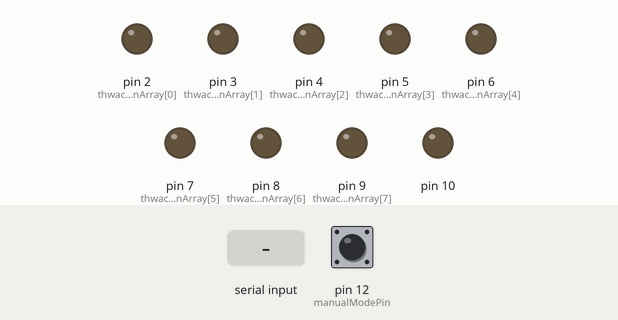
The sketch below on a simulated Arduino Uno, built with avr-gcc and run on an emulated ATmega328P. Shown: output pins drawn as LEDs (lit = HIGH). The inputs (shaded band) are chosen by the test bench; at power-on: pin 12 (manualModePin) HIGH.

Above: at 1.2 s.
1.3 s: pin 12 (manualModePin) pulled LOW for 0.15 s
At 2.45 s:
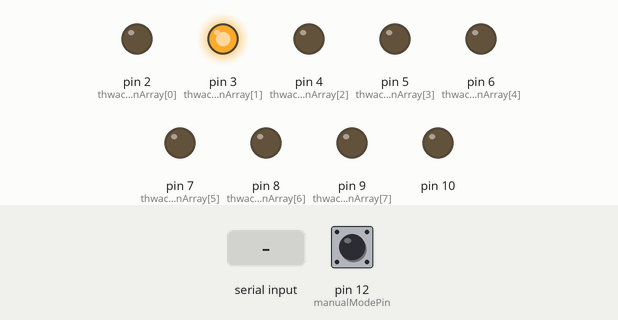
At 3.55 s:
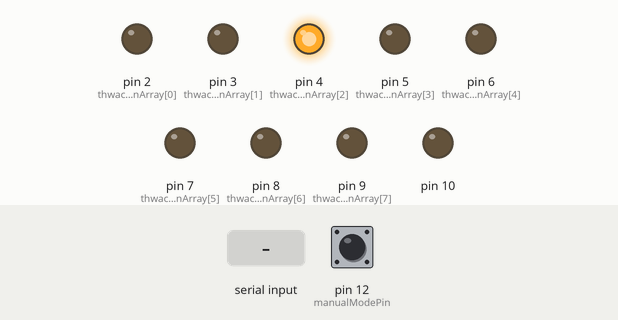
4.4 s: "1\n" received over Serial
7.4 s: pin 12 (manualModePin) pulled LOW for 3.2 s
At 19.3 s:
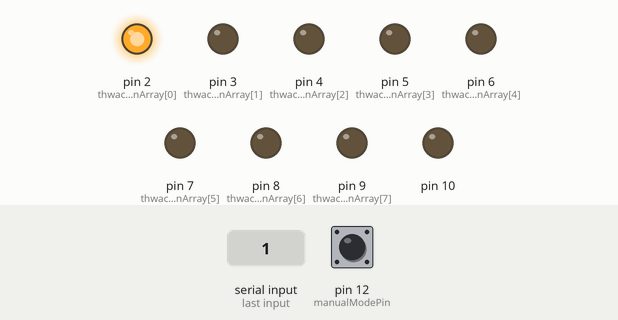
Timing chart, 0 to 20.4 s (numbered marks = the images above; inputs shaded):
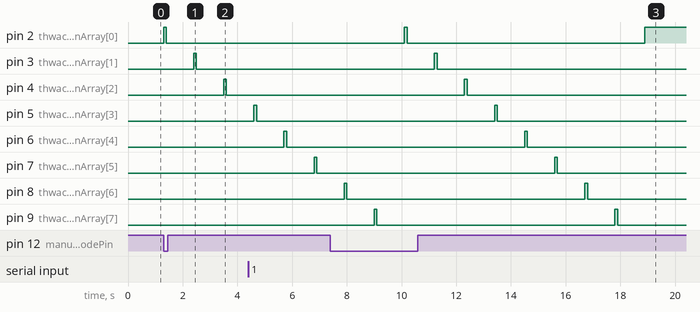

The sketch:

SFM_MakerFaire_a_thwacker.pde
```cpp
/*
 Store Front Music Demo
 Language: Arduino
 Name: SFM_GOOD_a_twacker.pde

 This code recieves a string of information from a processing sketch
 and does or does not "thwak" different items accordingly.

 The processing sketch is called
 SFM_GOOD_p_demo.pde

 This version was for demoing how SFM worked to the folks from
 GOOD Magaizine in November, 2010. It used LEDs instead of actual
 solenoids.

 http://itp.nyu.edu/physcomp/Labs/SerialDuplex

 Made more efficent & extendible by creating some Arrays.

 The Circuit:
 * 4 Red LEDs w/ 330 Ohm resistors, pins 2, 3, 4, 5
 * 4 Yellow LEDs w/ 330 Ohm resistors, pins 6, 7, 8, 9
 * Toggle swtich (by which I mean a wire as necessary) pulled
   up by internal resistor on pin 12

 By Carlyn Maw
 Created On: August 26 2010
 Updated On: November 07 2010
 */

//-----------------------------------CHANGE ME DEPENDING ON YOUR SET UP!

//WAIT! START HERE! Are you in debug mode?
byte debugFlag = 0;

//current communication rate.
long baudRate = 9600;

const char startByte = 'S';   //83
const char endByte = '\n';    //10
const char trueByte = '1';    //49
const char falseByte = '0';   //48

//number of thwakers
const int numberOfThwakers = 8;

//what pins the thwakers are attached to
byte thwackPinArray[numberOfThwakers] = {
  2,3,4,5,6,7,8,9 }
;

// when the pin that needs to be looked at to see if
// should play preprogrammed sequence or respond to sensors
const byte manualModePin = 12;

// if we need to not allow the sequence to go too fast.
// blocking functions
int minThwackDelay = 1000;
int pulseLength = 100;

//------------------------------------------------------END OF CHANGE ME.

byte manualModeFlag = 1;  // 1 is off, 0 is on

int counter = 0; //how many 1 or 0 have I gotten since the last 'S'?

//holders for infromation you're going to pass to thwaking function
//in this case for manual mode only.
const int lengthOfSequence = 4;
byte dataONE;
byte sequenceArrayONE[lengthOfSequence];


void setup() {
  //set pins to output because they are addressed in the main loop
  for (byte i = 0; i <= numberOfThwakers; i ++) {
    pinMode(thwackPinArray[i], OUTPUT);
  }

  pinMode(manualModePin, INPUT);
  digitalWrite(manualModePin, HIGH); // look for low


  Serial.begin(baudRate);

  sequenceArrayONE[0] = B00100000;
  sequenceArrayONE[1] = B00010000;
  sequenceArrayONE[2] = B00000100;
  sequenceArrayONE[3] = B00000001;
  //sequenceArrayONE[4] = B10000010;
  //sequenceArrayONE[5] = B01000000;
  //sequenceArrayONE[6] = B00100000;
  //sequenceArrayONE[7] = B00010000;
  //sequenceArrayONE[8] = B00001000;
  //sequenceArrayONE[9] = B00000100;
}

void loop() {

manualModeFlag = digitalRead(manualModePin);  // pressed is LOW, so 0 is ON

  if (manualModeFlag == 0) {
   // playSequence(sequenceArrayONE);
      plainSequence();
  }
  else if (Serial.available() > 0) {
    // get incoming byte:
    byte inByte = Serial.read();

    switch (inByte) {

    case startByte:
      counter = 0;
      break;

    case trueByte:
      //direct write instead of shifting it into a byte
      //b/c with this format can get any number of
      //bits of information. Will be updated for use
      //with a shift register.
      digitalWrite(thwackPinArray[counter], 1);
      counter++;
      break;

    case falseByte:
      //direct write instead of shifting it into a byte
      //b/c with this format can get any number of
      //bits of information. Will be updated for use
      //with a shift register.
      digitalWrite(thwackPinArray[counter], 0);
      counter++;
      break;

    case endByte:
      counter = 0;
      delay(minThwackDelay);
      break;

    default:
      //Serial.println(serialInvalidReply);
      break;
    }

    //clear out the serial buffer because now all the rest is garbage.
    //Serial.flush();
    //}
  }
}


void thwakOut(byte myDataOut) {

  int pinState;

  for (int t=7; t>=0; t--)  {

    if ( myDataOut & (1<<t) ) {
      pinState= 1;
    }
    else {
      pinState= 0;
    }
    digitalWrite(thwackPinArray[t], pinState);
  }

  delay(pulseLength);

  for (int t=7; t>=0; t--)  {
    digitalWrite(thwackPinArray[t], 0);

  }
  if (debugFlag) {
    Serial.println(myDataOut, DEC);
  }
}


void playSequence(byte * mySequenceArray) {
  for (int j = 0; j < lengthOfSequence; j++) {
    byte currentByte = mySequenceArray[j];
    thwakOut(currentByte);
    delay(1000);
  }
}


void plainSequence() {
  thwack(2);
  thwack(3);
  thwack(4);
  thwack(5);
  thwack(6);
  thwack(7);
  thwack(8);
  thwack(9);
}


void thwack(int myPin) {
  digitalWrite(myPin, HIGH);
  delay(pulseLength);
  digitalWrite(myPin, LOW);
  delay(minThwackDelay);
}
```

Measured:
- after the input at 1.3 s, pin 2 (thwackPinArray[0]): LOW → HIGH at once, → LOW 0.10 s later; pin 3 (thwackPinArray[1]): LOW → HIGH after 1.1 s, → LOW 0.10 s later; pin 4 (thwackPinArray[2]): LOW → HIGH after 2.2 s, → LOW 0.10 s later
- after the input at 7.4 s, pin 3 (thwackPinArray[1]): LOW → HIGH after 3.8 s, → LOW 0.10 s later; pin 4 (thwackPinArray[2]): LOW → HIGH after 4.9 s, → LOW 0.10 s later
- by itself, pin 8 (thwackPinArray[6]), pin 9 (thwackPinArray[7]): alternates HIGH for 0.10 s and LOW for 8.7 s
